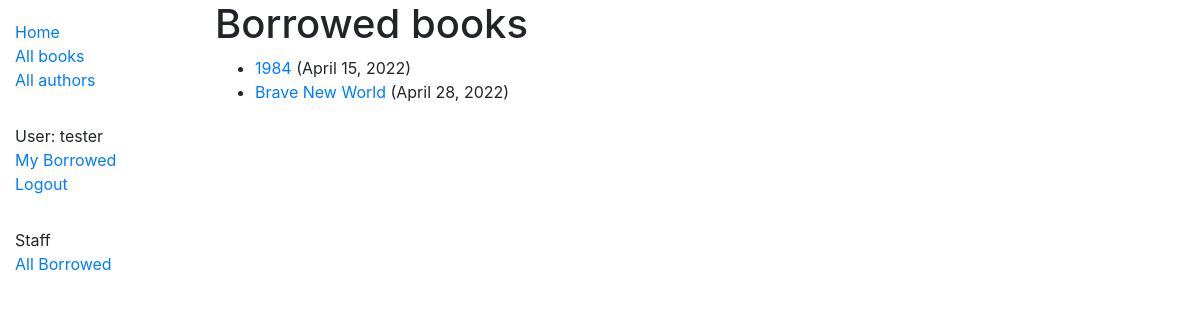
/catalog/mybooks/ (signed in), run on the app's committed database.
### catalog/models.py (models this page shows, shortened)
class BookInstance(models.Model):
    id = models.UUIDField(primary_key=True, default=uuid.uuid4, help_text='Unique ID for this particular book across '
                                                                          'whole library')
    book = models.ForeignKey('Book', on_delete=models.RESTRICT, null=True)
    imprint = models.CharField(max_length=200)
    due_back = models.DateField(null=True, blank=True)
    LOAN_STATUS = (
        ('m', 'Maintenace'),
        ('o', 'On Loan'),
        ('a', 'Available'),
        ('r', 'Reserved')
    )
    status = models.CharField(
        max_length=1,
        choices=LOAN_STATUS,
        blank=True,
        default='m',
        help_text='Book availability'
    )
    borrower = models.ForeignKey(User, on_delete=models.SET_NULL, null=True, blank=True)
    @property
    def is_overdue(self):
        if self.due_back and date.today() > self.due_back:
            return True
        return False
    class Meta:
        ordering = ['due_back']
        permissions = (("can_mark_returned", "Set book as returned"),)

class Book(models.Model):
    title = models.CharField(max_length=200)
    author = models.ForeignKey('Author', on_delete=models.SET_NULL, null=True)
    summary = models.TextField(max_length=1000, help_text='Enter a brief description of the book')
    isbn = models.CharField('ISBN', max_length=13, unique=True, help_text='13 character <a '
                                                                          'href="https://www.isbn-international.org'
                                                                          '/content/what-isbn">ISBN number</a>')
    genre = models.ManyToManyField(Genre, help_text='Select genre of the book')
    def display_genre(self):
        """Create a string for the Genre. This is required to display genre in Admin."""
        return ', '.join(genre.name for genre in self.genre.all()[:3])
    display_genre.short_description = 'Genre'
    language = models.ManyToManyField(Language, help_text='Select language of the book')
    def display_language(self):
        """Create a string for the Genre. This is required to display genre in Admin."""
        return ', '.join(language.name for language in self.language.all()[:3])
    display_language.short_description = 'Language'

### catalog/views.py (the view)
# urls.py: path('mybooks/', views.LoanedBooksByUserListView.as_view(), name='my-borrowed'),
class LoanedBooksByUserListView(LoginRequiredMixin, generic.ListView):
    model = BookInstance
    template_name = 'catalog/bookinstance_list_borrowed_user.html'
    paginate_by = 10
    def get_queryset(self):
        return BookInstance.objects.filter(borrower=self.request.user).\
            filter(status__exact='o').order_by('due_back')

### catalog/templates/catalog/bookinstance_list_borrowed_user.html
{% extends "base.html" %}
{% block content %}
    <h1>Borrowed books</h1>
    {% if bookinstance_list %}
      <ul>
        {% for bookinst in bookinstance_list %}
          <li class="{% if bookinst.is_overdue %} text-danger {% endif %}">
              <a href="{% url 'book-detail' bookinst.book.pk %}">{{ bookinst.book.title }}</a>
              ({{ bookinst.due_back }})
          </li>
        {% endfor %}
      </ul>
    {% else %}
      <p>There are no books borrowed.</p>
    {% endif %}
{% endblock %}

### catalog/templates/base.html (shortened to what this page needs)
<!DOCTYPE html>
<html lang="en">
<head>
  <link rel="stylesheet" href="https://cdn.jsdelivr.net/npm/bootstrap@4.5.3/dist/css/bootstrap.min.css"
>
  {% load static %}
  <link rel="stylesheet" href="{% static 'css/styles.css' %}">
</head>
<body>
  <div class="container-fluid">
    <div class="row">
      <div class="col-sm-2">
      {% block sidebar %}
        <ul class="sidebar-nav">
          <li><a href="{% url 'index' %}">Home</a></li>
          <li><a href="{% url 'books' %}">All books</a></li>
          <li><a href="{% url 'authors' %}">All authors</a></li>
            {% if user.is_authenticated %}
             <li style="margin-top:2em;">User: {{ user.get_username }}</li>
             <li><a href="{% url 'my-borrowed' %}">My Borrowed</a></li>
             <li><a href="{% url 'logout' %}?next={{ request.path }}">Logout</a></li>
             <li style="margin-top:2em;">Staff</li>
             <li><a href="{% url 'all-borrowed' %}">All Borrowed</a></li>
            {% else %}
             <li><a href="{% url 'login' %}?next={{ request.path }}">Login</a></li>
            {% endif %}
        </ul>
      {% endblock %}
      </div>
      <div class="col-sm-10 ">{% block content %} {% endblock %}
      </div>
    </div>
  </div>
</body>
</html>

### catalog/static/css/styles.css (style rules this page uses)
.sidebar-nav { margin-top: 20px; padding: 0; list-style: none; }

### data on the page
BookInstance: book "1984", due_back "April 15, 2022"
BookInstance: book "Brave New World", due_back "April 28, 2022"

### other printed values
{{ user.get_username }} "tester"
